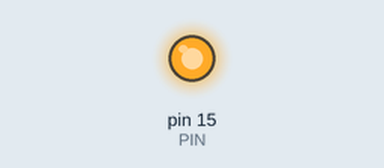
The program below on a simulated Jetson Nano (header pin numbers). Shown: output pins drawn as LEDs (lit = HIGH).

Above: at 2.5 s.
At 7.5 s:
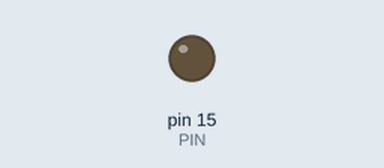
Timing chart, 0 to 13.0 s (numbered marks = the images above):
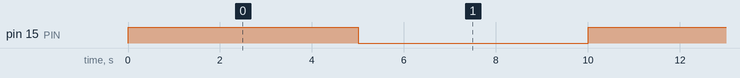

The program:

jetson-gpio.py
```python
import Jetson.GPIO as GPIO
import time

PIN = 15  # physical pin number

GPIO.setmode(GPIO.BOARD)   # use physical pin numbering
GPIO.setup(PIN, GPIO.OUT, initial=GPIO.LOW)

try:
    while True:
        GPIO.output(PIN, GPIO.HIGH)
        time.sleep(5)
        GPIO.output(PIN, GPIO.LOW)
        time.sleep(5)

except KeyboardInterrupt:
    pass

finally:
    GPIO.cleanup()
```

Measured:
- by itself, pin 15 (PIN): alternates HIGH for 5.0 s and LOW for 5.0 s
